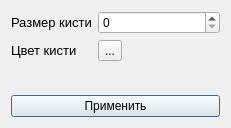
<?xml version="1.0" encoding="UTF-8"?>
<ui version="4.0">
 <class>Dialog</class>
 <widget class="QDialog" name="Dialog">
  <property name="geometry">
   <rect>
    <x>0</x>
    <y>0</y>
    <width>231</width>
    <height>128</height>
   </rect>
  </property>
  <property name="windowTitle">
   <string>Dialog</string>
  </property>
  <layout class="QVBoxLayout" name="verticalLayout">
   <item>
    <layout class="QFormLayout" name="formLayout">
     <item row="0" column="0">
      <widget class="QLabel" name="label">
       <property name="font">
        <font>
         <pointsize>10</pointsize>
        </font>
       </property>
       <property name="text">
        <string>Размер кисти</string>
       </property>
      </widget>
     </item>
     <item row="0" column="1">
      <widget class="QSpinBox" name="spin_brush_size">
       <property name="maximum">
        <number>500</number>
       </property>
      </widget>
     </item>
     <item row="1" column="0">
      <widget class="QLabel" name="label_2">
       <property name="font">
        <font>
         <pointsize>10</pointsize>
        </font>
       </property>
       <property name="text">
        <string>Цвет кисти</string>
       </property>
      </widget>
     </item>
     <item row="1" column="1">
      <widget class="QToolButton" name="btn_brush_color">
       <property name="text">
        <string>...</string>
       </property>
      </widget>
     </item>
    </layout>
   </item>
   <item>
    <widget class="QPushButton" name="btn_apply">
     <property name="text">
      <string>Применить</string>
     </property>
    </widget>
   </item>
  </layout>
 </widget>
 <resources/>
 <connections/>
</ui>
